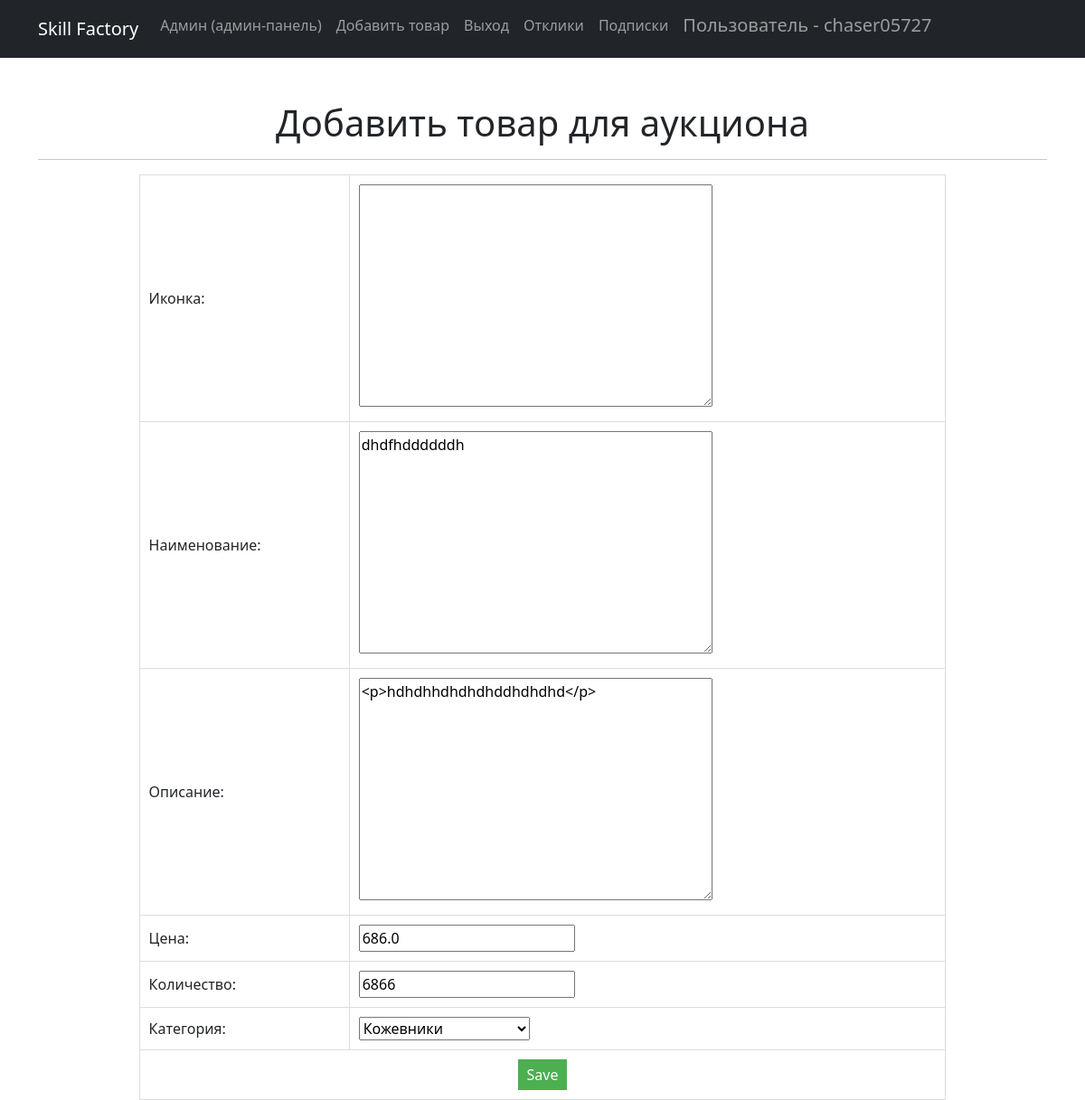
/products/2/update/ (signed in), run on the app's committed database.
### simpleapp/models.py (models this page shows, shortened)
class Product(models.Model):
    class Meta:
        verbose_name = 'Продукт'
        verbose_name_plural = 'Продукты'
    author = models.ForeignKey(Author, on_delete=models.CASCADE)
    icon = RichTextField( # поле для иконки
        verbose_name='Иконка',
        blank=True,  # поле необязательное, может быть пустым
    )
    name = models.TextField(
        max_length=254,
        unique=True, # названия товаров не должны повторяться
        verbose_name='Название',
    )
    description = RichTextField(verbose_name = 'Описание')
    quantity = models.IntegerField(
        validators=[MinValueValidator(0)], verbose_name = 'Количество'
    )
    category = models.ForeignKey(
        to='Category',
        on_delete=models.CASCADE,
        related_name='products', # все продукты в категории будут доступны через поле products
        verbose_name='Категория',
    )
    price = models.FloatField(
        validators=[MinValueValidator(0.0)],
        verbose_name = 'Цена',
    )
    created_at = models.DateTimeField(
        default=timezone.now,  # Значение по умолчанию - текущая дата и время
        verbose_name='Дата создания',
    )

### simpleapp/views.py (the view)
# urls.py: path('<int:pk>/update/', ProductUpdate.as_view(), name='product_update'),
class ProductUpdate(PermissionRequiredMixin, UpdateView):
    permission_required = ('simpleapp.change_product',)
    form_class = ProductForm
    model = Product
    template_name = 'product_edit.html'
    def dispatch(self, request, *args, **kwargs):
        self.object = self.get_object()
        if request.user != self.object.author.authorUser:
            return redirect('product_list')
        return super().dispatch(request, *args, **kwargs)

### simpleapp/forms.py (shortened to what this page needs)
class ProductForm(forms.ModelForm):
    class Meta:
        model = Product
        fields = [
            'icon', 'name', 'description', 'category', 'price', 'quantity', ]
        labels = {
            'icon': 'Иконка',
            'name': 'Наименование',
            'description': 'Описание',
            'category': 'Категория',
            'price': 'Цена',
            'quantity': 'Количество',
        }

### simpleapp/models.py (called while the page is built)
    def __str__(self):
        return self.name.title()

### templates/product_edit.html (shortened to what this page needs)
{% extends 'flatpages/default.html' %}
{% block content %}
    <h1>Добавить товар для аукциона</h1>
    <hr>
    <table>
        <form action="" method="post">
            <tr>
                <td>{{ form.icon.label_tag }}</td>
                <td>{{ form.icon }}</td>
            </tr>
            <tr>
                <td>{{ form.name.label_tag }}</td>
                <td>{{ form.name }}</td>
            </tr>
            <tr>
                <td>{{ form.description.label_tag }}</td>
                <td>{{ form.description }}</td>
            </tr>
            <tr>
                <td>{{ form.price.label_tag }}</td>
                <td>{{ form.price }}</td>
            </tr>
            <tr>
                <td>{{ form.quantity.label_tag }}</td>
                <td>{{ form.quantity }}</td>
            </tr>
            <tr>
                <td>{{ form.category.label_tag }}</td>
                <td>{{ form.category }}</td>
            </tr>
            <tr>
                <td colspan="2" style="text-align: center;">
                    <input type="submit" value="Save" />
                </td>
            </tr>
        </form>
    </table>
{% endblock content %}

### templates/flatpages/default.html (shortened to what this page needs)
<!DOCTYPE html>
<html lang="en">
    <head>
        {% load static %}
        <link href="{% static 'css/styles.css' %}" rel="stylesheet" />
    </head>
    <body>
        <nav class="navbar navbar-expand-lg navbar-dark bg-dark static-top">
   <div class="container">
       <a class="navbar-brand" href="/products/">Skill Factory</a>
       <div class="collapse navbar-collapse" id="navbarResponsive">
           <ul class="navbar-nav ml-auto">
               <li class="nav-item active">
                   <a class="nav-link" href="/admin/">Админ
                       <span class="sr-only">(админ-панель)</span>
                   </a>
               </li>
              {% if user.is_authenticated %}
               <li class="nav-item">
                   <a class="nav-link" href="/products/create/">Добавить товар</a>
               </li>
               {% endif %}
               {% if user.is_authenticated %}
               <li class="nav-item">
                   <a class="nav-link" href="/accounts/logout/">Выход</a>
               </li>
               <li class="nav-item">
                   <a class="nav-link" href="/products/comments/">Отклики</a>
               </li>
               <li class="nav-item">
                   <a class="nav-link" href="/products/subscriptions/">Подписки</a>
               </li>
               <li class="nav-item">
                    <h5><a class="nav-link" href="">Пользователь - {{ user }}</a></h5>
               </li>
               {% endif %}
           </ul>
       </div>
   </div>
</nav>
        <div class="container">
            <div class="text" align="center">
                <br>
                <br>
                {% block content %}
                {% endblock content %}
            </div>
        </div>
    </body>
</html>

### templates/product_edit.html (style rules this page uses)
table { border-collapse: collapse; width: 80%; }
td { padding: 10px; border: 1px solid #ddd; }
input[type="submit"] { padding: 5px 10px; background-color: #4CAF50; color: white; border: none; cursor: pointer; }

### data on the page
Product: name "dhdfhddddddh", description "<p>hdhdhhdhdhdhddhdhdhd</p>", price "686.0", quantity "6866", category "Кожевники"

### other printed values
{{ user }} "chaser05727"
